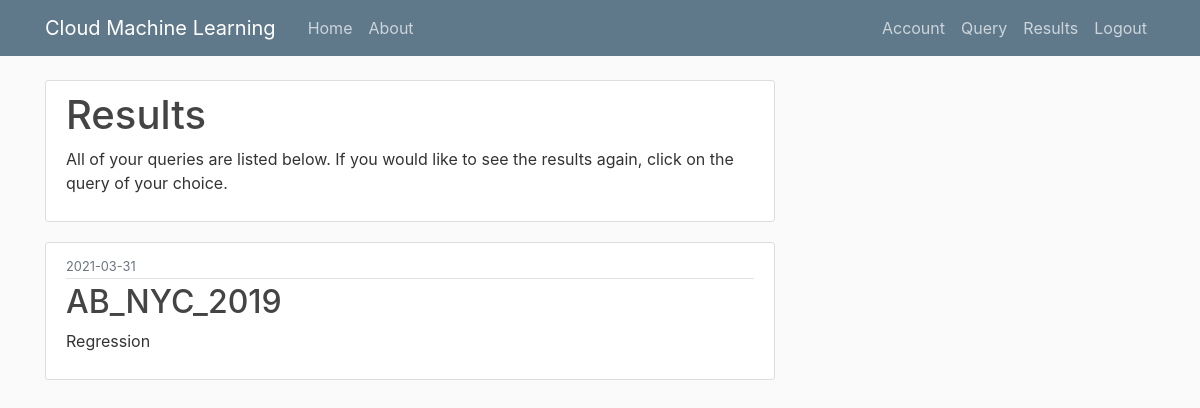
/results (signed in), run on an earlier commit of the app's database.
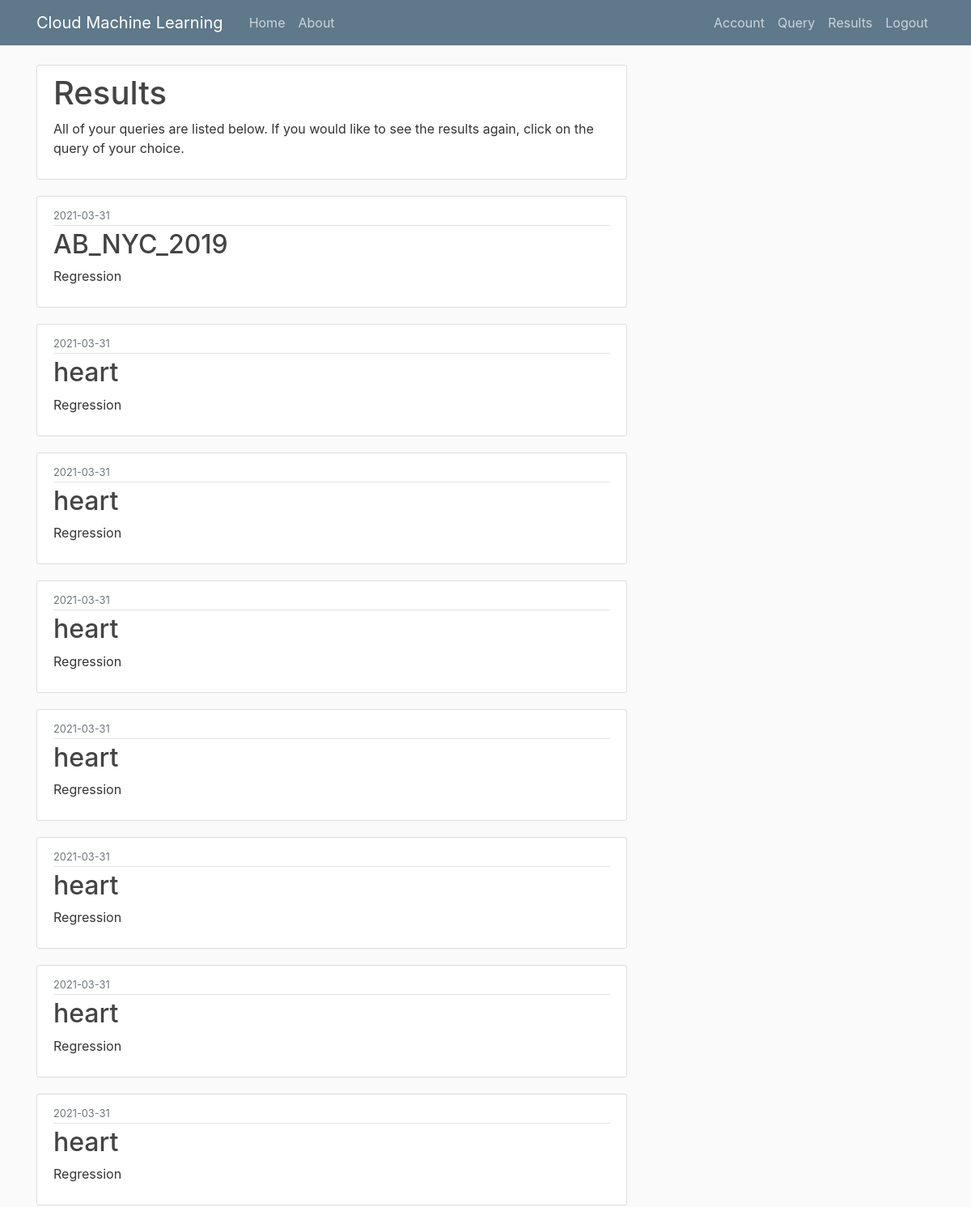
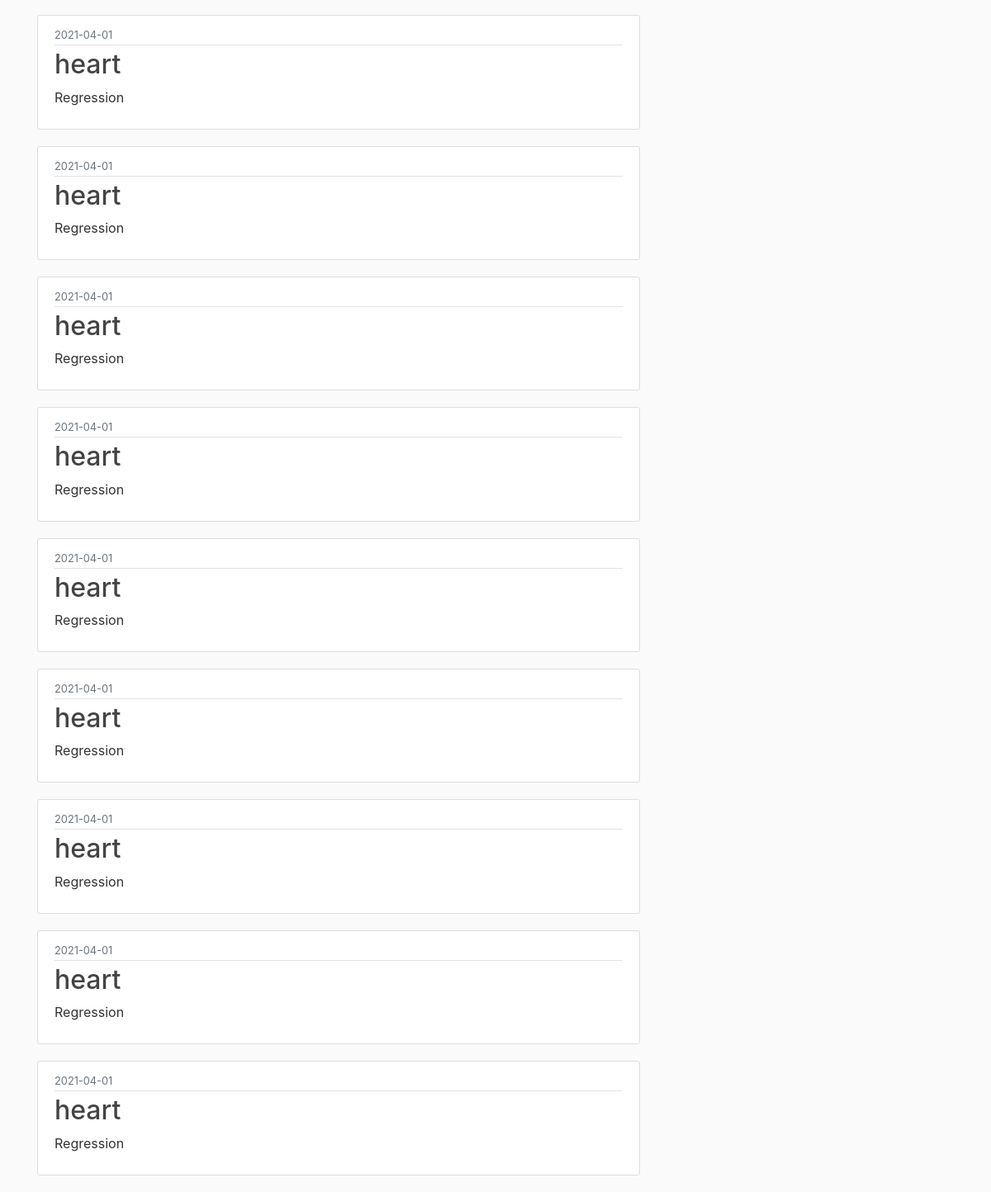
And on a later commit of the database (2 pictures, top to bottom).
### website/db_models.py (models this page shows, shortened)
class Query(db.Model):
    id = db.Column(db.Integer, primary_key=True)
    name = db.Column(db.String(100), nullable=False)
    title = db.Column(db.String(100), nullable=False)
    recover_title = db.Column(db.String(100), nullable=False)
    ml_type = db.Column(db.String(20), nullable=False, default='Regression')
    date_posted = db.Column(db.DateTime, nullable=False, default=datetime.utcnow)
    user_id = db.Column(db.Integer, db.ForeignKey('user.id'), nullable=False)

### website/routes.py (the view)
@app.route("/results", methods=['GET', 'POST'])
@login_required
def results():
	posts = Query.query.filter_by(user_id=current_user.id).all()
	return render_template('results.html', title='Results', posts=posts)

### website/db_models.py (called while the page is built)
@login_manager.user_loader
def load_user(user_id):
    return User.query.get(int(user_id))

### website/templates/results.html
{% extends "layout.html" %}
{% block content %}
	<div class="content-section">
		<h1>Results</h1>
		<p>
			All of your queries are listed below.
			If you would like to see the results again, click
			on the query of your choice.
		</p>
	</div>
	 {% for post in posts %}
        <article class="media content-section">
          <div class="media-body">
            <div class="article-metadata">
              <small class="text-muted">{{ post.date_posted.strftime('%Y-%m-%d') }}</small>
            </div>
            <h2>{{ post.name }}</h2>
            <p>{{ post.ml_type }}</p>
          </div>
        </article>
    {% endfor %}
{% endblock content %}

### website/templates/layout.html (shortened to what this page needs)
<!DOCTYPE html>
<html>
<head>
    <link rel="stylesheet" href="https://maxcdn.bootstrapcdn.com/bootstrap/4.0.0/css/bootstrap.min.css">
    <link rel="stylesheet" type="text/css" href="{{ url_for('static', filename='main.css') }}">
</head>
<body>
    <header class="site-header">
      <nav class="navbar navbar-expand-md navbar-dark bg-steel fixed-top">
        <div class="container">
          <a class="navbar-brand mr-4" href="/">Cloud Machine Learning</a>
          <div class="collapse navbar-collapse" id="navbarToggle">
            <div class="navbar-nav mr-auto">
              <a class="nav-item nav-link" href="{{url_for('home')}}">Home</a>
              <a class="nav-item nav-link" href="{{url_for('about')}}">About</a>
            </div>
            <div class="navbar-nav">
              {% if current_user.is_authenticated %}
                <a class="nav-item nav-link" href="{{url_for('account')}}">Account</a>
                <a class="nav-item nav-link" href="{{url_for('query')}}">Query</a>
                <a class="nav-item nav-link" href="{{url_for('results')}}">Results</a>
                <a class="nav-item nav-link" href="{{url_for('logout')}}">Logout</a>
              {% else %}
                <a class="nav-item nav-link" href="{{url_for('login')}}">Login</a>
                <a class="nav-item nav-link" href="{{url_for('register')}}">Register</a>
              {% endif %}
            </div>
          </div>
        </div>
      </nav>
    </header>
    <main role="main" class="container">
      <div class="row">
        <div class="col-md-8">
          {% block content %}{% endblock %}
        </div>
    </main>
</body>
</html>

### website/static/main.css (style rules this page uses)
body { background: #fafafa; color: #333333; margin-top: 5rem; }
h1, h2, h3, h4, h5, h6 { color: #444444; }
.bg-steel { background-color: #5f788a; }
.site-header .navbar-nav .nav-link { color: #cbd5db; }
.content-section { background: #ffffff; padding: 10px 20px; border: 1px solid #dddddd; border-radius: 3px; margin-bottom: 20px; }
.article-metadata { padding-bottom: 1px; margin-bottom: 4px; border-bottom: 1px solid #e3e3e3 }

What changed in the data, as far as the page shows it:
added Query: date_posted "2021-03-31", name "heart", ml_type "Regression"
added Query: date_posted "2021-03-31", name "heart", ml_type "Regression"
added Query: date_posted "2021-03-31", name "heart", ml_type "Regression"
added Query: date_posted "2021-03-31", name "heart", ml_type "Regression"
added Query: date_posted "2021-03-31", name "heart", ml_type "Regression"
added Query: date_posted "2021-03-31", name "heart", ml_type "Regression"
added Query: date_posted "2021-03-31", name "heart", ml_type "Regression"
added Query: date_posted "2021-04-01", name "heart", ml_type "Regression"
added Query: date_posted "2021-04-01", name "heart", ml_type "Regression"
added Query: date_posted "2021-04-01", name "heart", ml_type "Regression"
added Query: date_posted "2021-04-01", name "heart", ml_type "Regression"
added Query: date_posted "2021-04-01", name "heart", ml_type "Regression"
added Query: date_posted "2021-04-01", name "heart", ml_type "Regression"
added Query: date_posted "2021-04-01", name "heart", ml_type "Regression"
added Query: date_posted "2021-04-01", name "heart", ml_type "Regression"
added Query: date_posted "2021-04-01", name "heart", ml_type "Regression"
